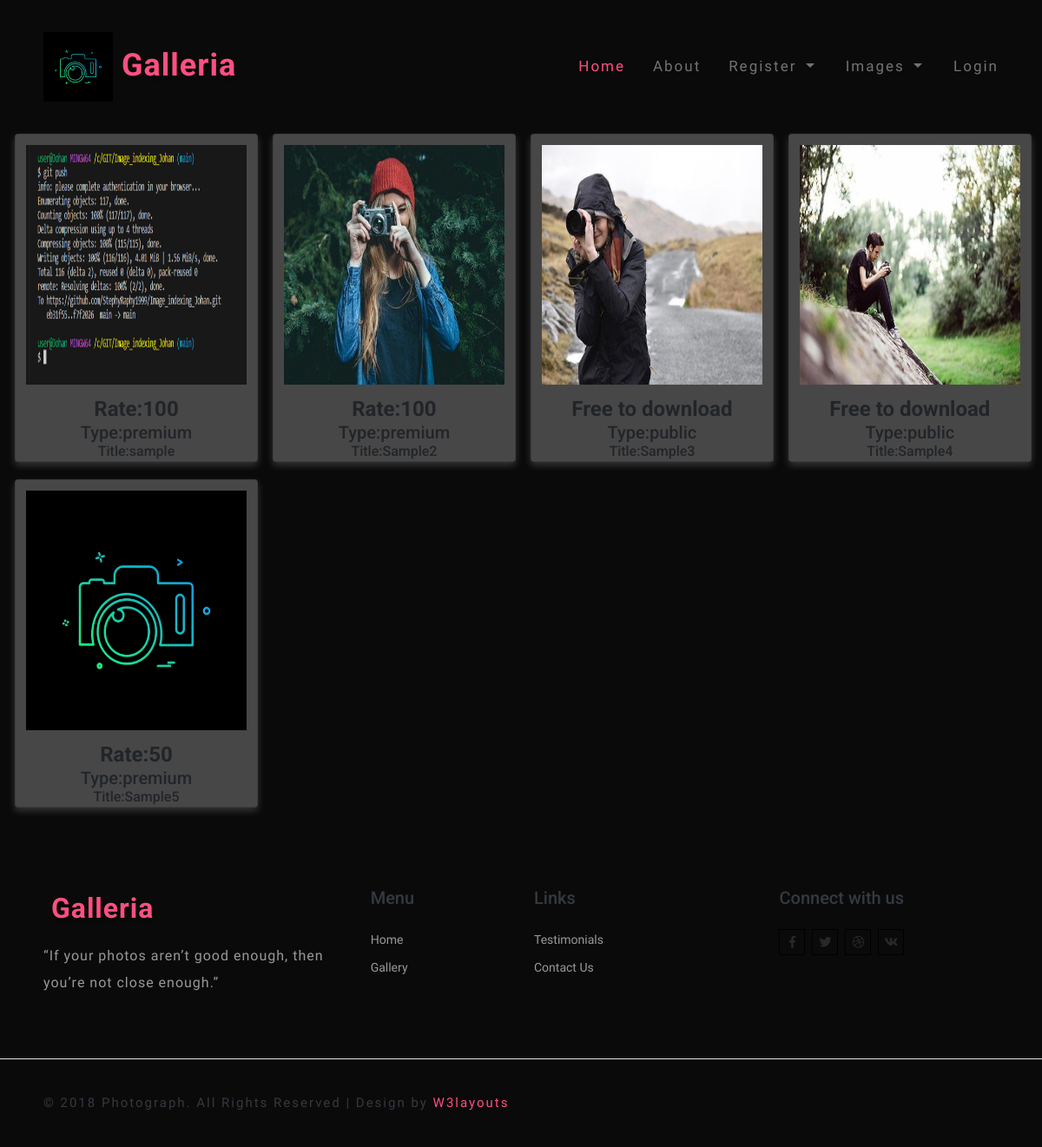
Page /view_image on the committed database.
### Image/models.py (models this page shows)
class image(db.Model, UserMixin):
    id=db.Column(db.Integer, primary_key=True)
    user_id = db.Column(db.Integer, ForeignKey('register.id'))
    uid= relationship('register',foreign_keys=[user_id])
    image=db.Column(db.String(80))
    title=db.Column(db.String(80))
    imgtype=db.Column(db.String(80))
    rate=db.Column(db.Integer)

### Image/routes.py (the view)
@login_required
@app.route('/view_image')
def view_image():
    a = image.query.all()
    return render_template("view_image.html",a=a)

### Image/templates/view_image.html (shortened to what this page needs)
{% extends 'layout.html' %}
{% block content %}
<!DOCTYPE html>
<html lang="en">
<head>
</head>
<body>
    <div class="main">
        {% for i in a %}
        <div class="card">
            <img src="../static/uploads/{{i.image}}" alt="Avatar" style="width:100%" class="gallery">
            <div class="container_img">
                {% if i.imgtype=="premium" %}
                <h4><b>Rate:{{i.rate}}</b></h4>
                {% else %}
                <h4><b>Free to download</b></h4>
                {% endif %}
                <h5>Type:{{i.imgtype}}</h5>
                <h6>Title:{{i.title}}</h6>
            </div>
        </div>
        {% endfor %}
    </div>
</body>
</html>
{% endblock %}

### Image/static/css/style.css (style rules this page uses)
body { padding: 0; margin: 0; background: #0a0a0a; font-family: 'Hind', sans-serif; }
h1, h2, h3, h4, h5, h6 { margin: 0; padding: 0; font-family: 'Roboto', sans-serif; }

### Image/templates/view_image.html (style rules this page uses)
.main { display: flex; flex-wrap: wrap; }
.card { box-shadow: 0 4px 8px 0 rgba(233, 228, 228, 0.2); background: rgb(72, 71, 71); margin: 0 0 20px 17px; flex: 0 0 calc(24.33% - 12px); }
.container_img { padding: 2px 16px; text-align: center; }
.gallery { padding: 12px; width: 100px; height: 300px; }

### rows in the picture
image: image (picture), rate "100", imgtype "premium", title "sample"
image: image (picture), rate "100", imgtype "premium", title "Sample2"
image: image (picture), shows "Free to download", imgtype "public", title "Sample3"
image: image (picture), shows "Free to download", imgtype "public", title "Sample4"
image: image (picture), rate "50", imgtype "premium", title "Sample5"
